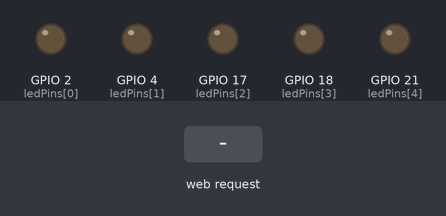
Bench run of a sketch on a simulated ESP32. Shown: output pins drawn as LEDs (lit = HIGH). Inputs (shaded band) come from the test bench. WiFi joins after 1.5 s; servers stay silent unless stated; what the sketch prints to the serial monitor is not drawn.

Above: at 3.2 s.
3.3 s: HTTP request GET /toggle/alternate received
At 3.7 s:
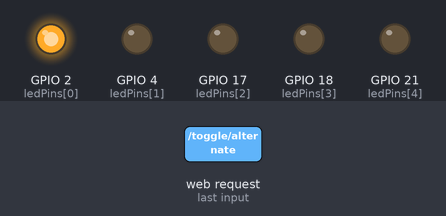
6.3 s: HTTP request GET /toggle/on received
At 7.3 s:
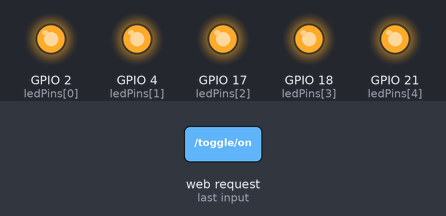
7.8 s: HTTP request GET /toggle/sequence received
At 9.7 s:
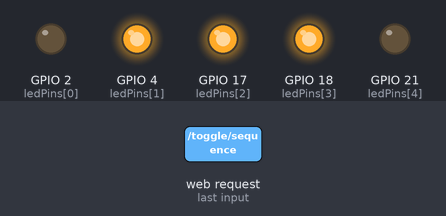
Timing chart, 0 to 11.8 s (numbered marks = the images above; inputs shaded):
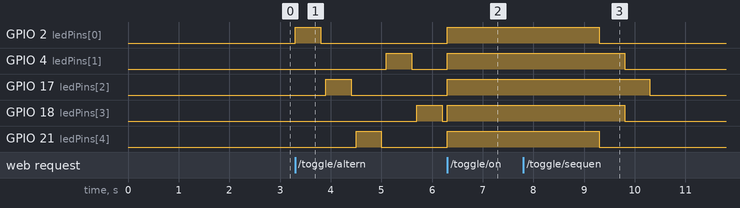

Measured:
- after the input at 3.3 s, GPIO 2 (ledPins[0]): LOW → HIGH at once, → LOW 0.50 s later; GPIO 4 (ledPins[1]): LOW → HIGH after 1.8 s, → LOW 0.50 s later; GPIO 17 (ledPins[2]): LOW → HIGH after 0.60 s, → LOW 0.50 s later; GPIO 18 (ledPins[3]): LOW → HIGH after 2.4 s, → LOW 0.50 s later; GPIO 21 (ledPins[4]): LOW → HIGH after 1.2 s, → LOW 0.50 s later
- after the input at 6.3 s, GPIO 2 (ledPins[0]), GPIO 4 (ledPins[1]), GPIO 17 (ledPins[2]), GPIO 18 (ledPins[3]), GPIO 21 (ledPins[4]): LOW → HIGH at once
- after the input at 7.8 s, GPIO 2 (ledPins[0]), GPIO 21 (ledPins[4]): HIGH → LOW after 1.5 s; GPIO 4 (ledPins[1]), GPIO 18 (ledPins[3]): HIGH → LOW after 2.0 s; GPIO 17 (ledPins[2]): HIGH → LOW after 2.5 s

The sketch:

ESP_glenford1.ino
```cpp
#include <WiFi.h>
#include <WebServer.h>

const char* ssid = "Pogi";
const char* password = "12348765";
const int ledPins[] = {2, 4, 17, 18, 21};

WebServer server(80);

void handleRoot()
{
  String html = "<!DOCTYPE html><html><head><title>ESP32 LED Control</title>";
  html += "<style>";
  html += "body { font-family: Arial, sans-serif; background-color: #000000; color: #ffffff; text-align: center; margin: 0; padding: 0;}";
  html += "h1 { color: #ffffff; }";
  html += "button { font-size: 18px; padding: 10px 20px; margin: 10px; border: none; border-radius: 5px; background-color: #ffffff; color: black; cursor: pointer; transition: background-color 0.3s ease;}";
  html += "button:hover { background-color: #f0f0f0; }";  // Light gray hover effect
  html += "</style>";
  html += "</head><body>";
  html += "<h1>ESP32 Web Server - LED Control</h1>";
  html += "<button onclick=\"window.location.href='/toggle/on'\">Turn All LEDs ON</button><br>";
  html += "<button onclick=\"window.location.href='/toggle/off'\">Turn All LEDs OFF</button><br>";
  html += "<button onclick=\"window.location.href='/toggle/alternate'\">Button2 LEDs ON/OFF</button><br>";
  html += "<button onclick=\"window.location.href='/toggle/sequence'\">Button3 ON in Sequence</button><br>";
  html += "</body></html>";

  server.send(200, "text/html", html);
}
void LEDsOn() {
  for (int i = 0; i < 5; i++) {
    digitalWrite(ledPins[i], HIGH);
  }
  server.send(200);
}

void LEDsOff() {
  for (int i = 0; i < 5; i++) {
    digitalWrite(ledPins[i], LOW);
  }
  server.send(200);
}

void button2()
{
  digitalWrite(ledPins[0], HIGH);
  delay(500);
  digitalWrite(ledPins[0], LOW);
  delay(100);

  digitalWrite(ledPins[2], HIGH);
  delay(500);
  digitalWrite(ledPins[2], LOW);
  delay(100);

  digitalWrite(ledPins[4], HIGH);
  delay(500);
  digitalWrite(ledPins[4], LOW);
  delay(100);

  digitalWrite(ledPins[1], HIGH);
  delay(500);
  digitalWrite(ledPins[1], LOW);
  delay(100);

  digitalWrite(ledPins[3], HIGH);
  delay(500);
  digitalWrite(ledPins[3], LOW);
  delay(100);

  server.send(200);
}

void button3() {
  digitalWrite(ledPins[2], HIGH);
  delay(500);
  digitalWrite(ledPins[1], HIGH);
  digitalWrite(ledPins[3], HIGH);
  delay(500);
  digitalWrite(ledPins[0], HIGH);
  digitalWrite(ledPins[4], HIGH);
  delay(500);

  //reverse
  digitalWrite(ledPins[0], LOW);
  digitalWrite(ledPins[4], LOW);
  delay(500);
  digitalWrite(ledPins[1], LOW);
  digitalWrite(ledPins[3], LOW);
  delay(500);
  digitalWrite(ledPins[2], LOW);

  server.send(200);
}


void setup() {
  Serial.begin(115200);
  WiFi.begin(ssid, password);
  while (WiFi.status() != WL_CONNECTED) {
    delay(1000);
    Serial.println("Connecting to WiFi...");
  }
  Serial.println("Connected to WiFi");

  // Print the IP address
  Serial.println(WiFi.localIP());

  for (int i = 0; i < 5; i++) {
    pinMode(ledPins[i], OUTPUT);
    digitalWrite(ledPins[i], LOW);
  }

  server.on("/", handleRoot);
  server.on("/toggle/on", HTTP_GET, LEDsOn);
  server.on("/toggle/off", HTTP_GET, LEDsOff);
  server.on("/toggle/alternate", HTTP_GET, button2);
   server.on("/toggle/sequence", HTTP_GET, button3);
  server.begin();
  Serial.println("HTTP server started");
}

void loop()
{
  server.handleClient();
}
```
